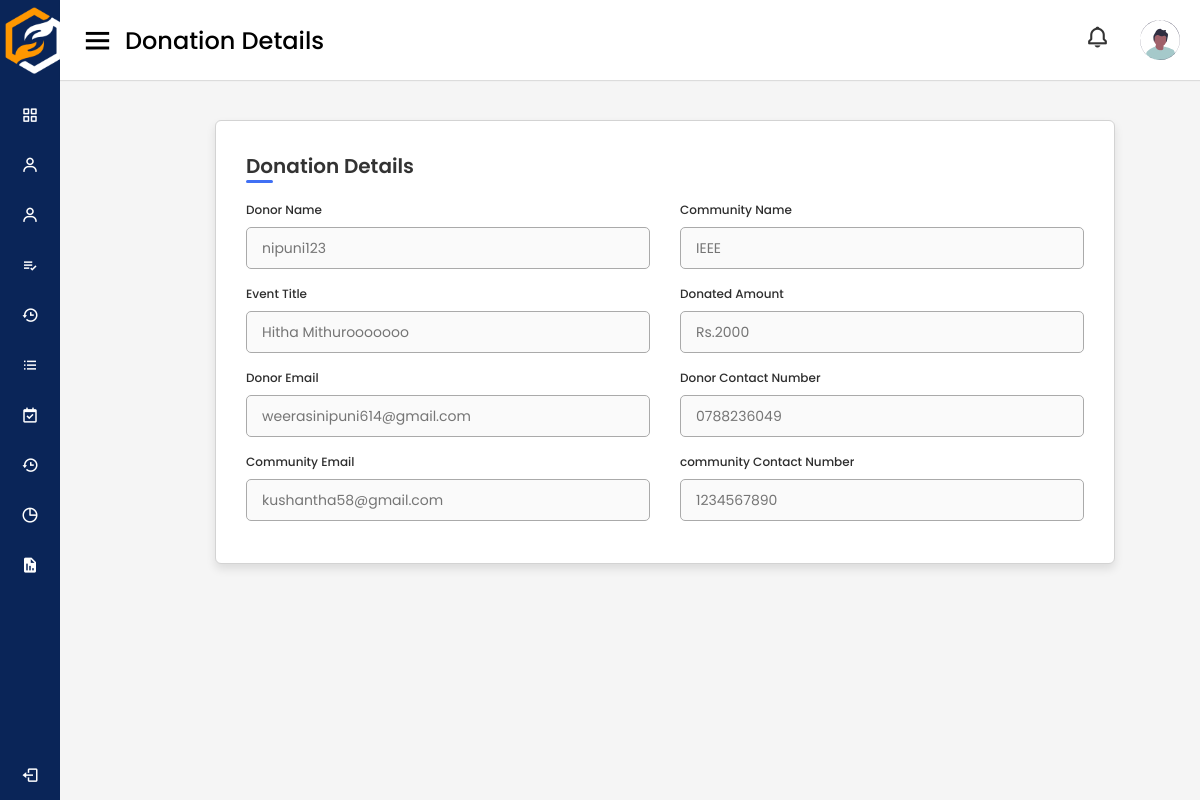
Page /adminPages/eventDonations/1 (signed in) on the committed database.
### tables this page shows
CREATE TABLE `event_donation_history` (
  `id` int(11) NOT NULL,
  `date_of_completion` date NOT NULL,
  `amount` int(11) NOT NULL,
  `don_id` int(11) NOT NULL,
  `event_id` int(11) NOT NULL
);

CREATE TABLE `event_org` (
  `id` int(11) NOT NULL,
  `full_name` varchar(255) NOT NULL,
  `NIC` varchar(255) NOT NULL,
  `community_name` varchar(255) NOT NULL,
  `designation` varchar(255) NOT NULL,
  `zipcode` varchar(255) NOT NULL,
  `district` int(11) NOT NULL,
  `acc_status` int(11) NOT NULL,
  `user_id` int(11) NOT NULL,
  `proof_document` varchar(255) NOT NULL
);

CREATE TABLE `events` (
  `id` int(11) NOT NULL,
  `event_title` varchar(255) NOT NULL,
  `description` text NOT NULL,
  `location` varchar(255) NOT NULL,
  `published_date` date NOT NULL DEFAULT current_timestamp(),
  `due_date` date NOT NULL,
  `completed_date` date NOT NULL,
  `rejected_date` date NOT NULL,
  `status` int(11) NOT NULL,
  `budget` int(11) NOT NULL,
  `received` int(11) NOT NULL,
  `proof_letter` varchar(255) NOT NULL,
  `thumbnail` varchar(255) NOT NULL,
  `bank_pass_book` varchar(255) NOT NULL,
  `bank_acc_number` varchar(255) NOT NULL,
  `bank_name` varchar(255) NOT NULL,
  `event_org_id` int(11) NOT NULL,
  `rejection_note` varchar(255) NOT NULL
);

CREATE TABLE `reg_user` (
  `id` int(11) NOT NULL,
  `email` varchar(255) NOT NULL,
  `password` varchar(255) NOT NULL,
  `user_type` int(11) NOT NULL,
  `prof_img` varchar(255) NOT NULL,
  `tp_number` varchar(10) NOT NULL,
  `otp_code` int(11) NOT NULL,
  `otp_verify` int(11) NOT NULL,
  `verification_status` int(11) NOT NULL,
  `rejection_note` varchar(255) NOT NULL,
  `password_reset_hash` varchar(255) NOT NULL,
  `password_reset_expiry` int(11) NOT NULL,
  `backup` varchar(255) NOT NULL
);

### app/controllers/AdminPages.php (called while the page is built, shortened)
<?php
class AdminPages extends Controller
{
    public function __construct()
    {
        $this->adminPageModel = $this->model('AdminPage');
    }
    public function eventDonations($id)
    {
        $donationDetails = $this->adminPageModel->getEventDonationDetails($id);
        $data = [
            'donationDetails' => $donationDetails
        ];
        $this->view('users/admin/eventDonDetails', $data);
    }
}

### app/libraries/Core.php (called while the page is built, shortened)
<?php
  class Core {
    protected $currentMethod = 'index';
    public function __construct(){
      $url = $this->getUrl();
      if(file_exists('../app/controllers/' . ucwords($url[0] ?? ''). '.php')){
        unset($url[0]);
      }
      $this->currentController = new $this->currentController;
      if(isset($url[1])){
        if(method_exists($this->currentController, $url[1])){
          $this->currentMethod = $url[1];
          unset($url[1]);
        }
      }
      $this->params = $url ? array_values($url) : [];
      call_user_func_array([$this->currentController, $this->currentMethod], $this->params);
    }
      public function getUrl(){
      if(isset($_GET['url'])){
        $url = rtrim($_GET['url'], '/');
        $url = filter_var($url, FILTER_SANITIZE_URL);
        $url = explode('/', $url);
        return $url;
      }
    }
  }

### public/index.php (called while the page is built, shortened)
<?php
    $init = new Core;

### app/libraries/Database.php (called while the page is built, shortened)
<?php
class Database
{
    private $host = DB_HOST;
    private $user = DB_USER;
    private $pass = DB_PASS;
    private $dbname = DB_NAME;
    private $dbh;
    private $stmt;
    public function __construct()
    {
        $dsn = 'mysql:host=' . $this->host . ';dbname=' . $this->dbname;
        $options = array(
            PDO::ATTR_PERSISTENT => true,
            PDO::ATTR_ERRMODE => PDO::ERRMODE_EXCEPTION
        );
        try {
            $this->dbh = new PDO($dsn, $this->user, $this->pass, $options);
        } catch (PDOException $e) {
            $this->error = $e->getMessage();
            echo $this->error;
        }
    }
    public function query($sql)
    {
        $this->stmt = $this->dbh->prepare($sql);
    }
    public function bind($param, $value, $type = null)
    {
        if (is_null($type)) {
            switch (true) {
                default:
                    $type = PDO::PARAM_STR;
            }
        }
        $this->stmt->bindValue($param, $value, $type);
    }
    public function resultSet()
    {
        $this->execute();
        return $this->stmt->fetchAll(PDO::FETCH_OBJ);
    }
    public function execute()
    {
        return $this->stmt->execute();
    }
}

### app/models/AdminPage.php (called while the page is built, shortened)
<?php
class AdminPage
{
    private $db;
    public function __construct()
    {
        $this->db = new Database;
    }
    public function getEventDonationDetails($id)
    {
        $this->db->query('SELECT edh.id AS id, IF(ru.user_type = 2, ind_don.f_name, corp_don.comp_name) AS donor_name, et.event_title, eo.community_name, rq.email AS cm_email, rq.tp_number AS cm_tp_number, edh.date_of_completion, edh.amount, ru.tp_number AS donor_contact_number, ru.email AS donor_email FROM event_donation_history AS edh INNER JOIN reg_user AS ru ON edh.don_id = ru.id LEFT JOIN ind_don ON edh.don_id = ind_don.user_id AND ru.user_type = 2 LEFT JOIN corp_don ON edh.don_id = corp_don.user_id AND ru.user_type = 3 INNER JOIN events AS et ON edh.event_id = et.id INNER JOIN event_org AS eo ON et.event_org_id = eo.user_id INNER JOIN reg_user AS rq ON rq.id = eo.user_id WHERE edh.id = :id ORDER BY id ');
        $this->db->bind(':id', $id);
        $results = $this->db->resultSet();
        return $results;
    }
}

### app/views/users/admin/eventDonDetails.php (the view, shortened to what this page needs)
<!DOCTYPE html>
<html lang="en" dir="ltr">
<head>
    <link rel="stylesheet" href="<?php echo URLROOT; ?>/css/style_dashboard.css"/>
    <link rel="stylesheet" href="<?php echo URLROOT; ?>/css/donation_details.css"/>
    <link href="https://unpkg.com/boxicons@2.0.7/css/boxicons.min.css" rel="stylesheet"/>
</head>
<body>
<?php require APPROOT . '/views/inc/side_navbar.php'; ?>
<section class="home-section">
    <nav>
        <div class="sidebar-button">
            <i class="bx bx-menu sidebarBtn"></i>
            <span class="dashboard">Donation Details</span>
        </div>
        <div class="profile-details">
            <div class="notification">
                <i class="bx bx-bell bx-tada notification"></i>
            </div>
            <img src="<?php echo URLROOT; ?>/img/profile_pic.svg" alt=""/>
        </div>
    </nav>
    <main>
        <div class="container">
            <header>Donation Details</header>
            <form action="">
                <?php foreach ($data['donationDetails'] as $donationData): ?>
                <div class="formfirst">
                    <div class="details personal">
                        <div class="fields">
                            <div class="input-field">
                                <label>Donor Name</label>
                                <input type="text" disabled placeholder="<?php echo $donationData->donor_name; ?>">
                            </div>
                            <div class="input-field">
                                <label>Community Name</label>
                                <input type="text" disabled
                                       placeholder="<?php echo $donationData->community_name; ?>">
                            </div>
                            <div class="input-field">
                                <label>Event Title</label>
                                <input type="text" disabled placeholder="<?php echo $donationData->event_title; ?>">
                            </div>
                            <div class="input-field">
                                <label>Donated Amount</label>
                                <input type="text" disabled placeholder="Rs.<?php echo $donationData->amount; ?>">
                            </div>
                            <div class="input-field">
                                <label>Donor Email</label>
                                <input type="text" disabled placeholder="<?php echo $donationData->donor_email; ?>">
                            </div>
                            <div class="input-field">
                                <label>Donor Contact Number</label>
                                <input type="number" disabled
                                       placeholder="<?php echo $donationData->donor_contact_number; ?>">
                            </div>
                            <div class="input-field">
                                <label>Community Email</label>
                                <input type="text" disabled
                                       placeholder="<?php echo $donationData->cm_email; ?>">
                            </div>
                            <div class="input-field">
                                <label>community Contact Number</label>
                                <input type="number" disabled
                                       placeholder="<?php echo $donationData->cm_tp_number; ?>">
                            </div>
                        </div>
                    </div>
                    <?php endforeach; ?>
                </div>
            </form>
        </div>
    </main>
</section>
</body>
</html>

### public/css/style_dashboard.css (style rules this page uses)
* { margin: 0; padding: 0; box-sizing: border-box; font-family: 'Poppins', sans-serif; }
.home-section { position: relative; background: #f5f5f5; min-height: 100vh; width: calc(100% - 240px); left: 240px; transition: all 0.5s ease; }
.home-section nav { display: flex; justify-content: space-between; height: 80px; background: #fff; display: flex; align-items: center; position: fixed; width: calc(100% - 240px); left: 240px; z-index: 100; padding: 0 20px; box-shadow: 0 1px 1px rgba(0, 0, 0, 0.1); transition: all 0.5s ease; }
.home-section nav .sidebar-button { display: flex; align-items: center; font-size: 24px; font-weight: 500; }
nav .sidebar-button i { font-size: 35px; margin-right: 10px; }
.home-section nav .profile-details { display: flex; align-items: center; padding: 0 auto; }
.profile-details i { padding: 0px 30px; }
nav .profile-details img { height: 40px; width: 40px; border-radius: 6px; object-fit: cover; }
nav .profile-details i { font-size: 25px; color: #333; }
.bx-bell { padding: 10px 10px; }
.container { background-color: #e2e0e0; padding: 10px; border: 1px solid lightgrey; border-radius: 3px; width: 33%; }
@media (max-width: 1240px) { .home-section { width: calc(100% - 60px); left: 60px; } }
@media (max-width: 1240px) { .home-section nav { width: calc(100% - 60px); left: 60px; } }

### public/css/donation_details.css (style rules this page uses)
:root { --color-white: #fff; --color-info-dark: #7d8da1; --color-info-light: #dce1eb; --color-dark: #363949; --color-light: rgba(132, 139, 200, 0.18); --color-primary-varient: #111e88; --color-background: #f6f6f9; --card-border-radius: 2rem; --border-radius-1: 0.4rem; --border-radius-2: 0.8rem; --border-radius-3: 1.2rem; --card-padding: 1.8rem; --padding-1: 1.2rem; --box-shadow: 0 2rem 3rem var(--color-light); --dark-blue: #111e88; }
main { padding-top: 120px; padding-left: 120px; padding-right: 50px; }
* { margin: 0; padding: 0; box-sizing: border-box; font-family: 'Poppins', sans-serif; }
.container { position: relative; max-width: 900px; width: 100%; border-radius: 6px; padding: 30px; margin: 0 auto; background-color: #fff; box-shadow: 0 5px 10px rgba(0, 0, 0, 0.1); }
.container header { position: relative; font-size: 20px; font-weight: 600; color: #333; }
.container header::before { content: ""; position: absolute; left: 0; bottom: -2px; height: 3px; width: 27px; border-radius: 8px; background-color: #4070f4; }
.container form { position: relative; margin-top: 16px; background-color: #fff; overflow: hidden; }
.container form .fields { display: flex; align-items: center; justify-content: space-between; flex-wrap: wrap; }
form .fields .input-field { display: flex; width: calc(100% / 2 - 15px); flex-direction: column; margin: 4px 0; }
.input-field label { font-size: 12px; font-weight: 500; color: #2e2e2e; }
.input-field input, select { outline: none; font-size: 14px; font-weight: 400; color: #333; border-radius: 5px; border: 1px solid #aaa; padding: 0 15px; height: 42px; margin: 8px 0; }
.input-field select, .input-field input, .input-field textarea[type="date"] { color: #707070; }
.home-section { position: relative; background: #f5f5f5; min-height: 100vh; width: calc(100% - 240px); left: 240px; transition: all 0.5s ease; }
.home-section nav { display: flex; justify-content: space-between; height: 80px; background: #fff; display: flex; align-items: center; position: fixed; width: calc(100% - 240px); left: 240px; z-index: 100; padding: 0 20px; box-shadow: 0 1px 1px rgba(0, 0, 0, 0.1); transition: all 0.5s ease; }
.home-section nav .sidebar-button { display: flex; align-items: center; font-size: 24px; font-weight: 500; }
nav .sidebar-button i { font-size: 35px; margin-right: 10px; }
.home-section nav .profile-details { display: flex; align-items: center; padding: 0 auto; }
.profile-details i { padding: 0px 30px; }
nav .profile-details img { height: 40px; width: 40px; border-radius: 6px; object-fit: cover; }
nav .profile-details i { font-size: 25px; color: #333; }
.bx-bell { padding: 10px 10px; }
@media (max-width: 1240px) { .home-section { width: calc(100% - 60px); left: 60px; } }
@media (max-width: 1240px) { .home-section nav { width: calc(100% - 60px); left: 60px; } }

### rows in the picture
event_donation_history: value "nipuni123", community_name "IEEE", event.event_title "Hitha Mithurooooooo", amount "Rs.2000", don.email "weerasinipuni614@gmail.com", don.tp_number "0788236049", email "kushantha58@gmail.com", tp_number "1234567890"
